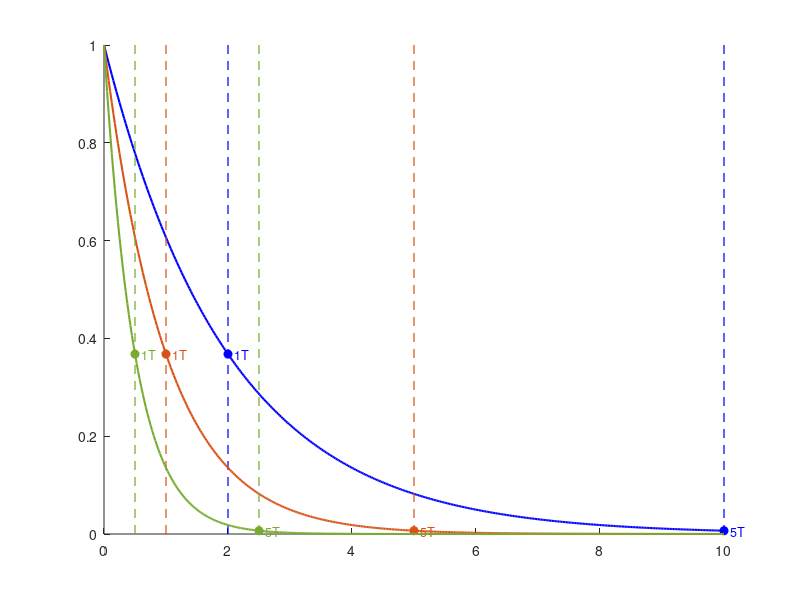

This chart was generated by the following MATLAB code: (Note: this script raises an error after producing the figure.)
% ======================================================
% Free Response and Time Constant Visualization
% ======================================================

clear; close all; clc;

x0 = 1.0;
t = linspace(0, 10, 400);
A_values = [-0.5, -1, -2];
colors = {'b', [0.8500 0.3250 0.0980], [0.4660 0.6740 0.1880]};

figure('Color', 'w'); hold on;

for i = 1:length(A_values)
    A = A_values(i);
    color = colors{i};
    T = -1 / A;
    x = exp(A * t) * x0;

    % --- main curve (legend entry) ---
    plot(t, x, 'Color', color, 'LineWidth', 1.5, ...
         'DisplayName', sprintf('$A = %.1f$, $T = %.2f$', A, T));

    % --- auxiliary markers (no legend entry) ---
    for k = [1, 5]
        tT = k * T;
        xT = exp(A * tT) * x0;
        plot([tT tT], ylim, '--', 'Color', color, 'LineWidth', 0.9, ...
             'HandleVisibility', 'off');
        plot(tT, xT, 'o', 'Color', color, 'MarkerFaceColor', color, ...
             'HandleVisibility', 'off');
        text(tT + 0.1, xT, sprintf('%dT', k), 'Color', color, ...
             'VerticalAlignment', 'middle', 'FontSize', 9);
    end
end

% --- horizontal reference lines (no legend entry) ---
for k = 1:3
    yref = exp(-k);
    yline(yref, ':', 'Color', 'r', 'LineWidth', 0.8, 'HandleVisibility', 'off');
    text(8.15, yref, sprintf('$e^{-%d}$', k), 'Color', 'r', ...
         'Interpreter', 'latex', 'VerticalAlignment', 'middle', 'FontSize', 9);
end

title('Free Response and Time Constant: $x(t) = e^{A t} x_0$', 'Interpreter', 'latex');
xlabel('Time $t$', 'Interpreter', 'latex');
ylabel('$x(t)$', 'Interpreter', 'latex');
grid on; box on;

legend('Interpreter', 'latex', 'Location', 'northeast'); % clean legend

% === Add manual y-axis padding ===
yl = ylim; dy = diff(yl);
ylim([yl(1) - 0.05*dy, yl(2) + 0.05*dy]);

hold off;
